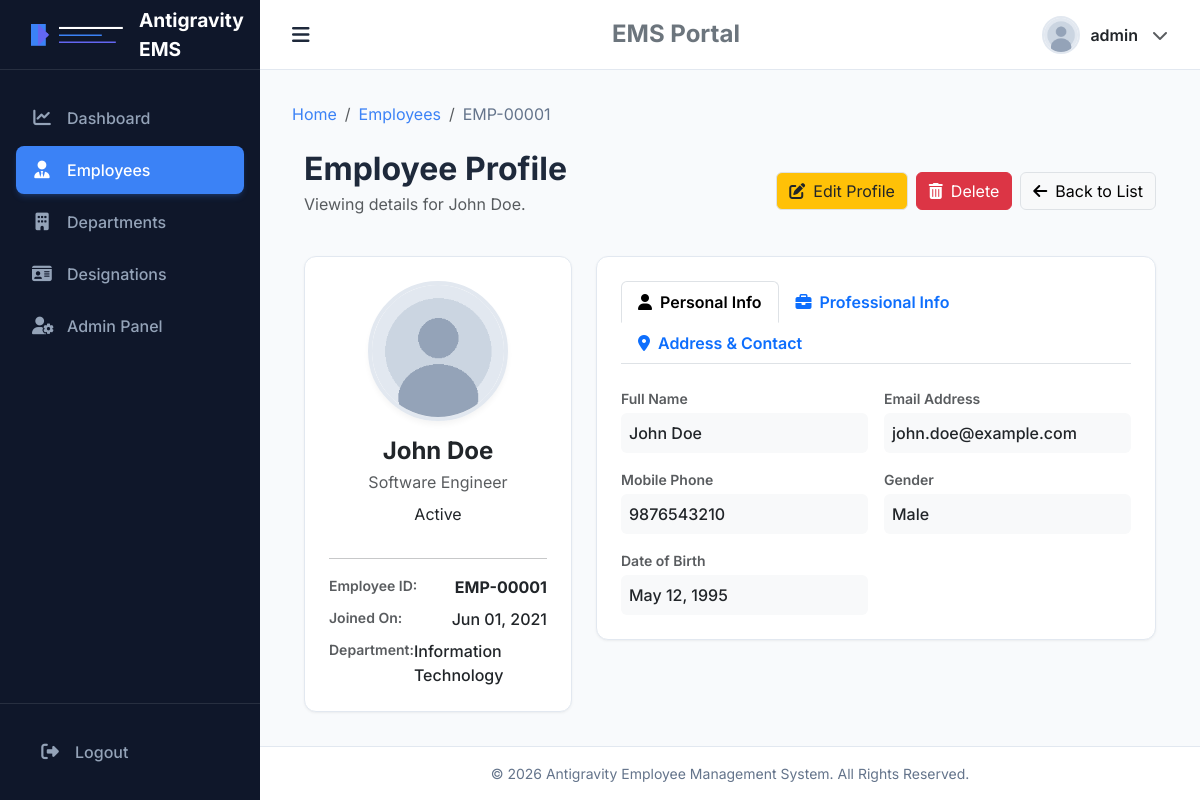
/employees/1/ (signed in), run on the app's committed database.
### employees/models.py (models this page shows, shortened)
class Employee(models.Model):
    GENDER_CHOICES = [
        ('Male', 'Male'),
        ('Female', 'Female'),
        ('Other', 'Other'),
    ]
    STATUS_CHOICES = [
        ('Active', 'Active'),
        ('Inactive', 'Inactive'),
    ]
    employee_id = models.CharField(max_length=20, unique=True, editable=False)
    full_name = models.CharField(max_length=100)
    email = models.EmailField(unique=True)
    phone = models.CharField(max_length=15)
    department = models.ForeignKey(Department, on_delete=models.SET_NULL, null=True, related_name='employees')
    designation = models.ForeignKey(Designation, on_delete=models.SET_NULL, null=True, related_name='employees')
    salary = models.DecimalField(max_digits=10, decimal_places=2)
    gender = models.CharField(max_length=10, choices=GENDER_CHOICES)
    date_of_birth = models.DateField()
    date_of_joining = models.DateField()
    address = models.TextField()
    city = models.CharField(max_length=100)
    state = models.CharField(max_length=100)
    country = models.CharField(max_length=100)
    zip_code = models.CharField(max_length=10)
    profile_image = models.ImageField(upload_to='profile_images/', blank=True, null=True)
    status = models.CharField(max_length=10, choices=STATUS_CHOICES, default='Active')
    is_deleted = models.BooleanField(default=False)
    created_at = models.DateTimeField(auto_now_add=True)
    updated_at = models.DateTimeField(auto_now=True)

### designations/models.py (models this page shows, shortened)
class Designation(models.Model):
    name = models.CharField(max_length=100, unique=True)
    description = models.TextField(blank=True, null=True)
    created_at = models.DateTimeField(auto_now_add=True)
    updated_at = models.DateTimeField(auto_now=True)

### departments/models.py (models this page shows, shortened)
class Department(models.Model):
    name = models.CharField(max_length=100, unique=True)
    description = models.TextField(blank=True, null=True)
    created_at = models.DateTimeField(auto_now_add=True)
    updated_at = models.DateTimeField(auto_now=True)

### employees/views.py (the view)
# urls.py: path('<int:pk>/', views.employee_detail, name='detail'),
@login_required
def employee_detail(request, pk):
    employee = get_object_or_404(Employee, pk=pk, is_deleted=False)
    return render(request, 'employees/employee_detail.html', {'employee': employee})

### templates/employees/employee_detail.html (shortened to what this page needs)
{% extends 'base.html' %}
{% load static %}
{% block breadcrumbs %}
<li class="breadcrumb-item"><a href="{% url 'employees:list' %}">Employees</a></li>
<li class="breadcrumb-item active" aria-current="page">{{ employee.employee_id }}</li>
{% endblock %}
{% block content %}
<div class="container-fluid fade-in">
    <div class="d-flex flex-column flex-sm-row justify-content-between align-items-start align-items-sm-center gap-3 mb-4">
        <div>
            <h2 class="fw-bold mb-1">Employee Profile</h2>
            <p class="text-muted">Viewing details for {{ employee.full_name }}.</p>
        </div>
        <div class="d-flex gap-2">
            <a href="{% url 'employees:edit' employee.pk %}" class="btn btn-warning text-dark border">
                <i class="fa-solid fa-pen-to-square me-2"></i>Edit Profile
            </a>
            <a href="{% url 'employees:delete' employee.pk %}" class="btn btn-danger">
                <i class="fa-solid fa-trash-can me-2"></i>Delete
            </a>
            <a href="{% url 'employees:list' %}" class="btn btn-light border">
                <i class="fa-solid fa-arrow-left me-2"></i>Back to List
            </a>
        </div>
    </div>
    <div class="row g-4">
        <div class="col-12 col-lg-4">
            <div class="card card-custom text-center p-4">
                <div class="d-flex justify-content-center mb-3">
                    <div style="width: 140px; height: 140px; border-radius: 50%; overflow: hidden; border: 4px solid var(--border-color); box-shadow: 0 4px 6px -1px rgba(0,0,0,0.05);">
                        {% if employee.profile_image %}
                        <img src="{{ employee.profile_image.url }}" alt="{{ employee.full_name }}" style="width: 100%; height: 100%; object-fit: cover;">
                        {% else %}
                        <img src="{% static 'images/default-avatar.png' %}" alt="Default Avatar" style="width: 100%; height: 100%; object-fit: cover;">
                        {% endif %}
                    </div>
                </div>
                <h4 class="fw-bold text-dark mb-1">{{ employee.full_name }}</h4>
                <p class="text-muted mb-2">{{ employee.designation.name|default:"Unassigned designation" }}</p>
                <div class="mb-3">
                    {% if employee.status == 'Active' %}
                    <span class="badge-custom badge-active">Active</span>
                    {% else %}
                    <span class="badge-custom badge-inactive">Inactive</span>
                    {% endif %}
                </div>
                <hr class="my-3">
                <div class="text-start">
                    <div class="d-flex justify-content-between mb-2">
                        <span class="text-muted small fw-semibold">Employee ID:</span>
                        <span class="fw-bold text-dark">{{ employee.employee_id }}</span>
                    </div>
                    <div class="d-flex justify-content-between mb-2">
                        <span class="text-muted small fw-semibold">Joined On:</span>
                        <span class="fw-medium text-dark">{{ employee.date_of_joining|date:"M d, Y" }}</span>
                    </div>
                    <div class="d-flex justify-content-between">
                        <span class="text-muted small fw-semibold">Department:</span>
                        <span class="fw-medium text-dark">{{ employee.department.name|default:"Unassigned" }}</span>
                    </div>
                </div>
            </div>
        </div>
        <div class="col-12 col-lg-8">
            <div class="card card-custom p-4">
                <ul class="nav nav-tabs border-bottom mb-4" id="profileTabs" role="tablist">
                    <li class="nav-item" role="presentation">
                        <button class="nav-link active fw-semibold" id="personal-tab" data-bs-toggle="tab" data-bs-target="#personal" type="button" role="tab" aria-controls="personal" aria-selected="true">
                            <i class="fa-solid fa-user me-2"></i>Personal Info
                        </button>
                    </li>
                    <li class="nav-item" role="presentation">
                        <button class="nav-link fw-semibold" id="professional-tab" data-bs-toggle="tab" data-bs-target="#professional" type="button" role="tab" aria-controls="professional" aria-selected="false">
                            <i class="fa-solid fa-briefcase me-2"></i>Professional Info
                        </button>
                    </li>
                    <li class="nav-item" role="presentation">
                        <button class="nav-link fw-semibold" id="address-tab" data-bs-toggle="tab" data-bs-target="#address" type="button" role="tab" aria-controls="address" aria-selected="false">
                            <i class="fa-solid fa-location-dot me-2"></i>Address & Contact
                        </button>
                    </li>
                </ul>
                <div class="tab-content" id="profileTabsContent">
                    <div class="tab-pane fade show active" id="personal" role="tabpanel" aria-labelledby="personal-tab">
                        <div class="row g-3">
                            <div class="col-12 col-sm-6">
                                <label class="text-muted small fw-semibold d-block mb-1">Full Name</label>
                                <div class="bg-light p-2 rounded fw-medium">{{ employee.full_name }}</div>
                            </div>
                            <div class="col-12 col-sm-6">
                                <label class="text-muted small fw-semibold d-block mb-1">Email Address</label>
                                <div class="bg-light p-2 rounded fw-medium text-break">{{ employee.email }}</div>
                            </div>
                            <div class="col-12 col-sm-6">
                                <label class="text-muted small fw-semibold d-block mb-1">Mobile Phone</label>
                                <div class="bg-light p-2 rounded fw-medium">{{ employee.phone }}</div>
                            </div>
                            <div class="col-12 col-sm-6">
                                <label class="text-muted small fw-semibold d-block mb-1">Gender</label>
                                <div class="bg-light p-2 rounded fw-medium">{{ employee.gender }}</div>
                            </div>
                            <div class="col-12 col-sm-6">
                                <label class="text-muted small fw-semibold d-block mb-1">Date of Birth</label>
                                <div class="bg-light p-2 rounded fw-medium">{{ employee.date_of_birth|date:"M d, Y" }}</div>
                            </div>
                        </div>
                    </div>
                </div>
            </div>
        </div>
    </div>
</div>
{% endblock %}

### templates/base.html (shortened to what this page needs)
{% load static %}
<!DOCTYPE html>
<html lang="en">
<head>
    <link href="https://cdn.jsdelivr.net/npm/bootstrap@5.3.2/dist/css/bootstrap.min.css" rel="stylesheet">
    <link href="https://cdnjs.cloudflare.com/ajax/libs/font-awesome/6.4.2/css/all.min.css" rel="stylesheet">
    <link href="{% static 'css/style.css' %}" rel="stylesheet">
    <link href="{% static 'css/responsive.css' %}" rel="stylesheet">
</head>
<body>
    <div id="wrapper">
        {% if user.is_authenticated %}
        <aside id="sidebar">
            <div class="sidebar-header">
                <a href="{% url 'dashboard' %}" class="sidebar-logo">
                    <img src="{% static 'images/logo.png' %}" alt="Logo">
                    <span>Antigravity EMS</span>
                </a>
            </div>
            <ul class="sidebar-menu">
                <li class="sidebar-item {% if request.resolver_match.url_name == 'dashboard' %}active{% endif %}">
                    <a href="{% url 'dashboard' %}" class="sidebar-link">
                        <i class="fa-solid fa-chart-line"></i>
                        <span>Dashboard</span>
                    </a>
                </li>
                <li class="sidebar-item {% if 'employees' in request.path %}active{% endif %}">
                    <a href="{% url 'employees:list' %}" class="sidebar-link">
                        <i class="fa-solid fa-user-tie"></i>
                        <span>Employees</span>
                    </a>
                </li>
                <li class="sidebar-item {% if 'departments' in request.path %}active{% endif %}">
                    <a href="{% url 'departments:list' %}" class="sidebar-link">
                        <i class="fa-solid fa-building"></i>
                        <span>Departments</span>
                    </a>
                </li>
                <li class="sidebar-item {% if 'designations' in request.path %}active{% endif %}">
                    <a href="{% url 'designations:list' %}" class="sidebar-link">
                        <i class="fa-solid fa-id-card"></i>
                        <span>Designations</span>
                    </a>
                </li>
                {% if user.is_superuser %}
                <li class="sidebar-item">
                    <a href="/admin/" class="sidebar-link" target="_blank">
                        <i class="fa-solid fa-user-gear"></i>
                        <span>Admin Panel</span>
                    </a>
                </li>
                {% endif %}
            </ul>
            <div class="sidebar-footer">
                <a href="{% url 'logout' %}" class="sidebar-link text-danger-custom" onclick="return confirm('Are you sure you want to logout?');">
                    <i class="fa-solid fa-right-from-bracket"></i>
                    <span>Logout</span>
                </a>
            </div>
        </aside>
        {% endif %}
        <div id="content-wrapper">
            {% if user.is_authenticated %}
            <header class="top-navbar">
                <button id="sidebarToggle" class="navbar-toggle-btn">
                    <i class="fa-solid fa-bars"></i>
                </button>
                <h4 class="m-0 fw-bold text-secondary d-none d-sm-block">EMS Portal</h4>
                <div class="dropdown user-profile-dropdown">
                    <button class="dropdown-toggle" type="button" id="profileDropdown" data-bs-toggle="dropdown" aria-expanded="false">
                        <img src="{% static 'images/default-avatar.png' %}" alt="Avatar" class="user-avatar-small">
                        <span class="fw-semibold text-dark fs-6">{{ user.username }}</span>
                        <i class="fa-solid fa-chevron-down fs-7 text-muted ms-1"></i>
                    </button>
                </div>
            </header>
            {% endif %}
            <main class="main-content">
                {% if user.is_authenticated %}
                <nav aria-label="breadcrumb" class="mb-4">
                    <ol class="breadcrumb">
                        <li class="breadcrumb-item"><a href="{% url 'dashboard' %}">Home</a></li>
                        {% block breadcrumbs %}{% endblock %}
                    </ol>
                </nav>
                {% endif %}
                {% block content %}{% endblock %}
            </main>
            <footer class="footer">
                <div class="container-fluid">
                    <span class="mb-0">&copy; {% now "Y" %} Antigravity Employee Management System. All Rights Reserved.</span>
                </div>
            </footer>
        </div>
    </div>
</body>
</html>

### data on the page
Employee: employee_id "EMP-00001", full_name "John Doe", designation.name "Software Engineer", date_of_joining "Jun 01, 2021", department.name "Information Technology", email "john.doe@example.com", phone "9876543210", gender "Male", date_of_birth "May 12, 1995"

### other printed values
{{ user.username }} "admin"
